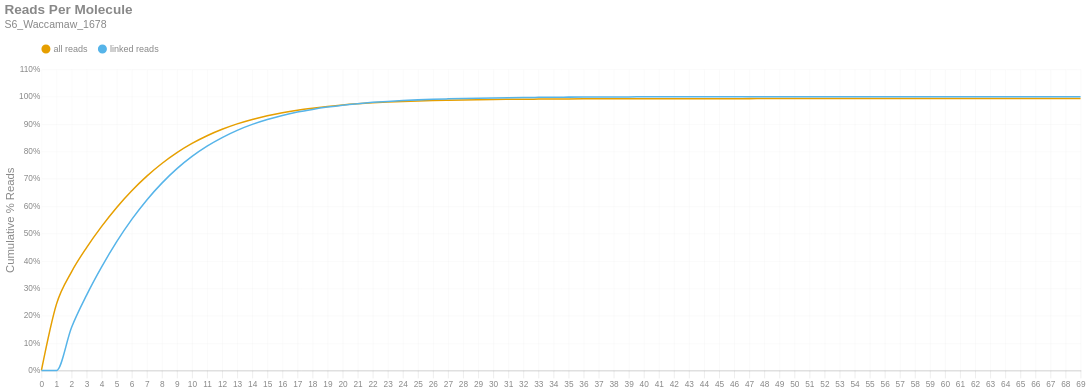

Source (notebook cell):
### Markdown cell above
### Reads per Molecule
This chart shows the cumulative distribution of the number of reads per linked molecule. That is, how many alignments are associated with a unique molecule. This excludes the number of reads associated with invalid or absent linked-read barcodes. The `linked` histogram is the percentages recalculated when disregarding singletons.

### Code cell
if SKIPLR:
    print_html(f"Skipped")
else:
    counts = np.bincount(valids['reads'].cast(pl.Int64).to_numpy())
    weighted = counts * np.arange(len(counts))
    all_perc = weighted / n_reads
    linked_perc = weighted / n_linked_reads
    linked_perc[1] = 0
    binned_df = pl.DataFrame({
        'readsper': list(range(len(counts))),
        'all reads (cumsum)': np.cumsum(all_perc).tolist(),
        'linked reads (cumsum)': np.cumsum(linked_perc).tolist(),
    })

    with SafeRender(binned_df):
        (
            density_plot(binned_df, 'Reads Per Molecule', samplename, 'readspmol')
            .encode(
                x=alt.X('readsper:O', title=None).axis(labelAngle=0).scale(padding=0),
                y=alt.Y('value:Q', title='Cumulative % Reads').axis(format='%').stack(False),
                color=alt.Color("key:N").scale(domain=["all reads", "linked reads"]),
                tooltip=[
                    alt.Tooltip("key:N", title="Data Type"),
                    alt.Tooltip("readsper:O", title="Reads Per Molecule"),
                    alt.Tooltip("value:Q", format=".2%", title="% Reads (Cum.)")
                ]            
            )
        ).display()

### Figure 1 — Vega-Lite specification as saved in the notebook (floating-point values rounded to 4 significant figures)
{"width": "container", "height": 400, "config": {"title": {"anchor": "start", "dy": -15, "fontSize": 18, "color": "#888888", "subtitleColor": "#888888", "subtitleFontSize": 14}, "arc": {"fill": "#0072B2"}, "axis": {"domainColor": "#888888", "domainWidth": 0.5, "gridWidth": 0.2, "grid": false, "titleFontWeight": 400, "titleFontSize": 15, "labelFontSize": 11, "labelColor": "#888888", "tickColor": "#888888", "tickWidth": 0.2, "titleColor": "#888888"}, "axisBand": {"grid": false}, "axisX": {"grid": true, "tickSize": 10, "domainCap": "round"}, "axisY": {"domain": false, "grid": true, "tickSize": 0, "domainCap": "round"}, "background": "transparent", "header": {"labelFontSize": 15, "labelColor": "#888888", "titleFontSize": 15, "titleFontWeight": 600, "titleColor": "#888888"}, "legend": {"labelFont": "sans-serif", "labelFontSize": 12, "labelColor": "#888888", "symbolSize": 100, "symbolType": "circle", "titleFontSize": 12, "titlePadding": 10, "titleColor": "#888888", "title": null, "orient": "top"}, "range": {"category": ["#E69F00", "#56B4E9", "#009E73", "#F0E442", "#0072B2", "#D55E00", "#CC79A7", "#000000"], "diverging": ["#cfe8f3", "#a2d4ec", "#73bfe2", "#46abdb", "#1696d2", "#12719e"]}, "area": {"fill": "#0072B2", "fillOpacity": 0.7, "line": true, "strokeOpacity": 0.7}, "line": {"color": "#0072B2", "stroke": "#0072B2", "strokeWidth": 2}, "trail": {"color": "#0072B2", "stroke": "#0072B2", "strokeWidth": 0, "size": 1}, "point": {"filled": true, "fillOpacity": 1.0, "size": 95}, "text": {"color": "#888888", "fontSize": 11, "align": "right", "fontWeight": 400, "size": 11}, "bar": {"fill": "#0072B2", "stroke": null}, "view": {"stroke": null, "continuousWidth": 660, "continuousHeight": 400}}, "data": {"name": "data-8d9cebba3b082b1682b202369276cef2"}, "mark": {"type": "line", "interpolate": "monotone", "point": {"opacity": 0, "size": 275}}, "encoding": {"color": {"field": "key", "scale": {"domain": ["all reads", "linked reads"]}, "type": "nominal"}, "tooltip": [{"field": "key", "title": "Data Type", "type": "nominal"}, {"field": "readsper", "title": "Reads Per Molecule", "type": "ordinal"}, {"field": "value", "format": ".2%", "title": "% Reads (Cum.)", "type": "quantitative"}], "x": {"axis": {"labelAngle": 0}, "field": "readsper", "scale": {"padding": 0}, "title": null, "type": "ordinal"}, "y": {"axis": {"format": "%"}, "field": "value", "stack": false, "title": "Cumulative % Reads", "type": "quantitative"}}, "params": [{"name": "param_c36ac31b6afebe62", "select": {"type": "point", "fields": ["key"]}, "bind": "legend"}], "title": {"text": "Reads Per Molecule", "subtitle": "S6_Waccamaw_1678"}, "transform": [{"fold": ["all reads (cumsum)", "linked reads (cumsum)"]}, {"calculate": "replace(datum.key, ' (cumsum)', '')", "as": "key"}, {"filter": {"param": "param_c36ac31b6afebe62"}}], "usermeta": {"embedOptions": {"downloadFileName": "S6_Waccamaw_1678.readspmol"}}, "$schema": "https://vega.github.io/schema/vega-lite/v6.1.0.json", "datasets": {"data-8d9cebba3b082b1682b202369276cef2": [{"readsper": 0, "all reads (cumsum)": 0.0, "linked reads (cumsum)": 0.0}, {"readsper": 1, "all reads (cumsum)": 0.2423, "linked reads (cumsum)": 0.0}, {"readsper": 2, "all reads (cumsum)": 0.3602, "linked reads (cumsum)": 0.1571}, {"readsper": 3, "all reads (cumsum)": 0.4488, "linked reads (cumsum)": 0.2751}, {"readsper": 4, "all reads (cumsum)": 0.5262, "linked reads (cumsum)": 0.3781}, {"readsper": 5, "all reads (cumsum)": 0.5954, "linked reads (cumsum)": 0.4704}, {"readsper": 6, "all reads (cumsum)": 0.6564, "linked reads (cumsum)": 0.5517}, {"readsper": 7, "all reads (cumsum)": 0.7099, "linked reads (cumsum)": 0.6228}, {"readsper": 8, "all reads (cumsum)": 0.756, "linked reads (cumsum)": 0.6843}, {"readsper": 9, "all reads (cumsum)": 0.7956, "linked reads (cumsum)": 0.7371}, {"readsper": 10, "all reads (cumsum)": 0.8292, "linked reads (cumsum)": 0.7817}, {"readsper": 11, "all reads (cumsum)": 0.8573, "linked reads (cumsum)": 0.8193}, {"readsper": 12, "all reads (cumsum)": 0.8809, "linked reads (cumsum)": 0.8506}, {"readsper": 13, "all reads (cumsum)": 0.9006, "linked reads (cumsum)": 0.877}, {"readsper": 14, "all reads (cumsum)": 0.9169, "linked reads (cumsum)": 0.8986}, {"readsper": 15, "all reads (cumsum)": 0.9303, "linked reads (cumsum)": 0.9165}, {"readsper": 16, "all reads (cumsum)": 0.9416, "linked reads (cumsum)": 0.9315}, {"readsper": 17, "all reads (cumsum)": 0.9507, "linked reads (cumsum)": 0.9437}, {"readsper": 18, "all reads (cumsum)": 0.958, "linked reads (cumsum)": 0.9535}, {"readsper": 19, "all reads (cumsum)": 0.9643, "linked reads (cumsum)": 0.9618}, {"readsper": 20, "all reads (cumsum)": 0.9696, "linked reads (cumsum)": 0.9689}, {"readsper": 21, "all reads (cumsum)": 0.9738, "linked reads (cumsum)": 0.9745}, {"readsper": 22, "all reads (cumsum)": 0.9773, "linked reads (cumsum)": 0.9791}, {"readsper": 23, "all reads (cumsum)": 0.98, "linked reads (cumsum)": 0.9828}, {"readsper": 24, "all reads (cumsum)": 0.9823, "linked reads (cumsum)": 0.9857}, {"readsper": 25, "all reads (cumsum)": 0.9842, "linked reads (cumsum)": 0.9883}, {"readsper": 26, "all reads (cumsum)": 0.9857, "linked reads (cumsum)": 0.9903}, {"readsper": 27, "all reads (cumsum)": 0.9869, "linked reads (cumsum)": 0.9919}, {"readsper": 28, "all reads (cumsum)": 0.988, "linked reads (cumsum)": 0.9934}, {"readsper": 29, "all reads (cumsum)": 0.9889, "linked reads (cumsum)": 0.9945}, {"readsper": 30, "all reads (cumsum)": 0.9896, "linked reads (cumsum)": 0.9955}, {"readsper": 31, "all reads (cumsum)": 0.9902, "linked reads (cumsum)": 0.9963}, {"readsper": 32, "all reads (cumsum)": 0.9907, "linked reads (cumsum)": 0.9969}, {"readsper": 33, "all reads (cumsum)": 0.9911, "linked reads (cumsum)": 0.9975}, {"readsper": 34, "all reads (cumsum)": 0.9914, "linked reads (cumsum)": 0.9979}, {"readsper": 35, "all reads (cumsum)": 0.9917, "linked reads (cumsum)": 0.9983}, {"readsper": 36, "all reads (cumsum)": 0.992, "linked reads (cumsum)": 0.9986}, {"readsper": 37, "all reads (cumsum)": 0.9921, "linked reads (cumsum)": 0.9988}, {"readsper": 38, "all reads (cumsum)": 0.9923, "linked reads (cumsum)": 0.999}, {"readsper": 39, "all reads (cumsum)": 0.9924, "linked reads (cumsum)": 0.9992}, {"readsper": 40, "all reads (cumsum)": 0.9925, "linked reads (cumsum)": 0.9993}, {"readsper": 41, "all reads (cumsum)": 0.9925, "linked reads (cumsum)": 0.9994}, {"readsper": 42, "all reads (cumsum)": 0.9926, "linked reads (cumsum)": 0.9995}, {"readsper": 43, "all reads (cumsum)": 0.9927, "linked reads (cumsum)": 0.9996}, {"readsper": 44, "all reads (cumsum)": 0.9927, "linked reads (cumsum)": 0.9996}, {"readsper": 45, "all reads (cumsum)": 0.9928, "linked reads (cumsum)": 0.9997}, {"readsper": 46, "all reads (cumsum)": 0.9928, "linked reads (cumsum)": 0.9997}, {"readsper": 47, "all reads (cumsum)": 0.9928, "linked reads (cumsum)": 0.9998}, {"readsper": 48, "all reads (cumsum)": 0.9929, "linked reads (cumsum)": 0.9998}, {"readsper": 49, "all reads (cumsum)": 0.9929, "linked reads (cumsum)": 0.9998}, {"readsper": 50, "all reads (cumsum)": 0.9929, "linked reads (cumsum)": 0.9999}, {"readsper": 51, "all reads (cumsum)": 0.9929, "linked reads (cumsum)": 0.9999}, {"readsper": 52, "all reads (cumsum)": 0.9929, "linked reads (cumsum)": 0.9999}, {"readsper": 53, "all reads (cumsum)": 0.9929, "linked reads (cumsum)": 0.9999}, {"readsper": 54, "all reads (cumsum)": 0.9929, "linked reads (cumsum)": 0.9999}, {"readsper": 55, "all reads (cumsum)": 0.993, "linked reads (cumsum)": 1.0}, {"readsper": 56, "all reads (cumsum)": 0.993, "linked reads (cumsum)": 1.0}, {"readsper": 57, "all reads (cumsum)": 0.993, "linked reads (cumsum)": 1.0}, {"readsper": 58, "all reads (cumsum)": 0.993, "linked reads (cumsum)": 1.0}, {"readsper": 59, "all reads (cumsum)": 0.993, "linked reads (cumsum)": 1.0}, {"readsper": 60, "all reads (cumsum)": 0.993, "linked reads (cumsum)": 1.0}, {"readsper": 61, "all reads (cumsum)": 0.993, "linked reads (cumsum)": 1.0}, {"readsper": 62, "all reads (cumsum)": 0.993, "linked reads (cumsum)": 1.0}, {"readsper": 63, "all reads (cumsum)": 0.993, "linked reads (cumsum)": 1.0}, {"readsper": 64, "all reads (cumsum)": 0.993, "linked reads (cumsum)": 1.0}, {"readsper": 65, "all reads (cumsum)": 0.993, "linked reads (cumsum)": 1.0}, {"readsper": 66, "all reads (cumsum)": 0.993, "linked reads (cumsum)": 1.0}, {"readsper": 67, "all reads (cumsum)": 0.993, "linked reads (cumsum)": 1.0}, {"readsper": 68, "all reads (cumsum)": 0.993, "linked reads (cumsum)": 1.0}, {"readsper": 69, "all reads (cumsum)": 0.993, "linked reads (cumsum)": 1.0}]}}
